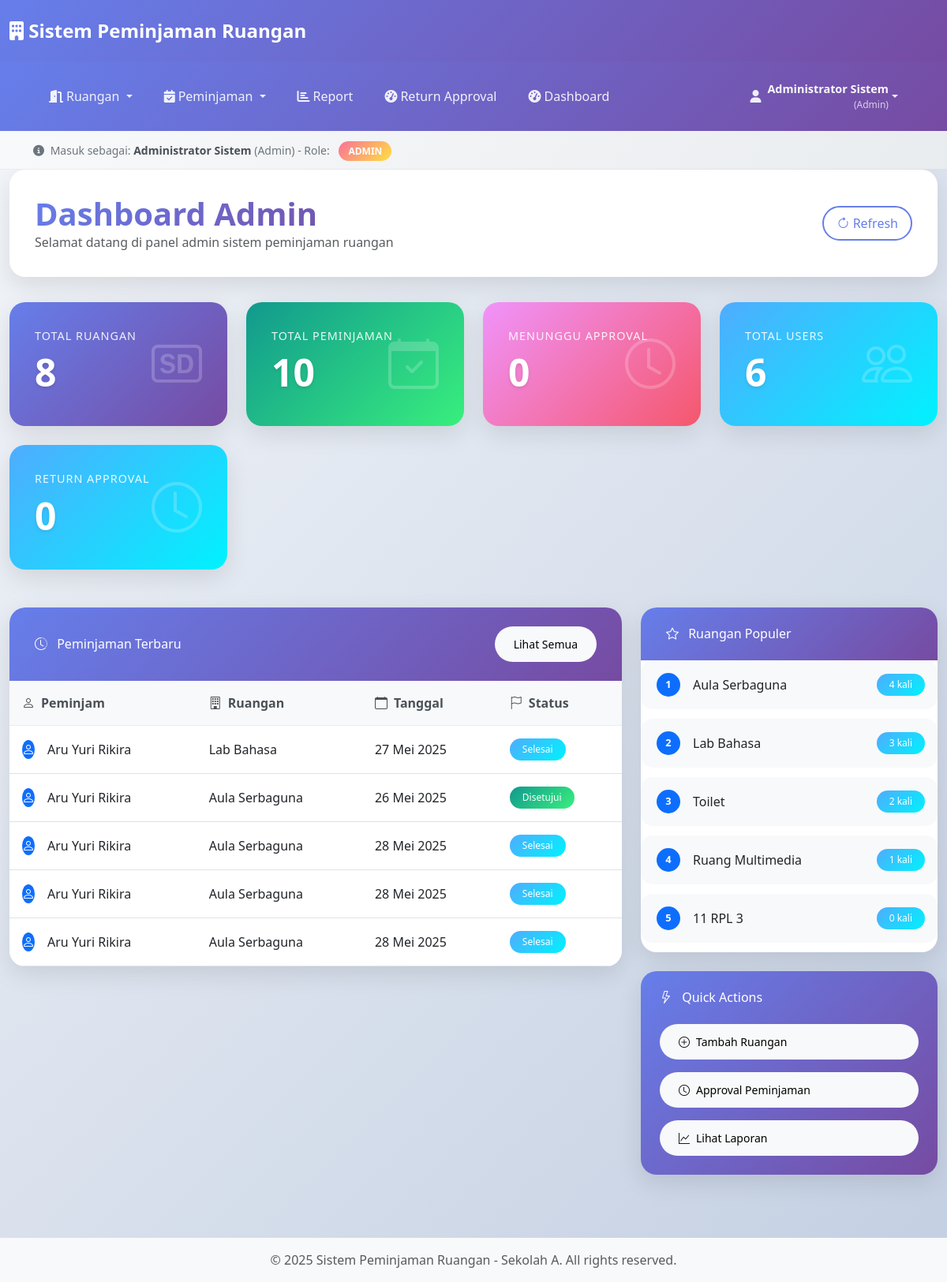
Page /admin/ (signed in) on the committed database.
### tables this page shows
CREATE TABLE IF NOT EXISTS peminjaman_ruangan (
    peminjaman_id INT PRIMARY KEY,
    user_id INT,
    ruangan_id INT,
    tanggal_pinjam DATE,
    waktu_mulai VARCHAR(50),
    durasi_pinjam VARCHAR(50),
    waktu_selesai VARCHAR(50),
    status VARCHAR(50),
    keperluan TEXT,
    keterangan TEXT,
    created_at DATETIME,
    updated_at DATETIME,
    is_enabled BOOLEAN,
    kondisi_ruangan VARCHAR(50),
    catatan_pengembalian TEXT,
    return_requested_at DATETIME,
    return_approved_at DATETIME,
    return_approved_by INT
);

CREATE TABLE IF NOT EXISTS users (
    user_id INT PRIMARY KEY,
    id_card VARCHAR(50),
    username VARCHAR(50),
    password VARCHAR(100),
    role VARCHAR(20),
    jenis_pengguna VARCHAR(50),
    nama_lengkap VARCHAR(100),
    created_at DATETIME
);

CREATE TABLE IF NOT EXISTS ruangan (
    ruangan_id INT PRIMARY KEY,
    nama_ruangan VARCHAR(100),
    lokasi VARCHAR(100),
    kapasitas INT,
    status VARCHAR(50),
    is_enabled BOOLEAN,
    created_at DATETIME
);

### config/database.php (called while the page is built, shortened)
<?php
function formatTanggalIndo($tanggal) {
    $bulan = array(
        1 => 'Januari', 'Februari', 'Maret', 'April', 'Mei', 'Juni',
        'Juli', 'Agustus', 'September', 'Oktober', 'November', 'Desember'
    );
    $date = date_create($tanggal);
    $tgl = date_format($date, 'd');
    $bln = $bulan[(int)date_format($date, 'm')];
    $thn = date_format($date, 'Y');
    return $tgl . ' ' . $bln . ' ' . $thn;
}
?>

### admin/index.php (the view, shortened to what this page needs)
<?php
require_once '../config/database.php';
try {
    $stmt = $pdo->query("SELECT COUNT(*) as total FROM ruangan");
    $total_ruangan = $stmt->fetch()['total'];
    $stmt = $pdo->query("SELECT COUNT(*) as total FROM peminjaman_ruangan");
    $total_peminjaman = $stmt->fetch()['total'];
    $stmt = $pdo->query("SELECT COUNT(*) as total FROM peminjaman_ruangan WHERE status = 'menunggu'");
    $pending_approval = $stmt->fetch()['total'];
    $stmt = $pdo->query("SELECT COUNT(*) as total FROM peminjaman_ruangan WHERE status = 'return_pending'");
    $return_pending = $stmt->fetch()['total'];
    $stmt = $pdo->query("SELECT COUNT(*) as total FROM users WHERE role = 'user'");
    $total_users = $stmt->fetch()['total'];
    $stmt = $pdo->query("
        SELECT pr.*, u.nama_lengkap, r.nama_ruangan
        FROM peminjaman_ruangan pr
        JOIN users u ON pr.user_id = u.user_id
        JOIN ruangan r ON pr.ruangan_id = r.ruangan_id
        ORDER BY pr.created_at DESC
        LIMIT 5
    ");
    $peminjaman_terbaru = $stmt->fetchAll();
    $stmt = $pdo->query("
        SELECT r.nama_ruangan, COUNT(pr.ruangan_id) as total_pinjam
        FROM ruangan r
        LEFT JOIN peminjaman_ruangan pr ON r.ruangan_id = pr.ruangan_id
        GROUP BY r.ruangan_id, r.nama_ruangan
        ORDER BY total_pinjam DESC
        LIMIT 5
    ");
    $ruangan_populer = $stmt->fetchAll();
} catch (PDOException $e) {
    $error = "Error: " . $e->getMessage();
}
include '../includes/header.php';
include '../includes/navbar.php';
?>
<div class="container-fluid">
        <div class="dashboard-header fade-in-up">
            <div class="d-flex justify-content-between align-items-center">
                <div>
                    <h1 class="dashboard-title">Dashboard Admin</h1>
                    <p class="text-muted mb-0">Selamat datang di panel admin sistem peminjaman ruangan</p>
                </div>
                <button type="button" class="refresh-btn" onclick="location.reload()">
                    <i class="bi bi-arrow-clockwise"></i> Refresh
                </button>
            </div>
        </div>
        <div class="row mb-4">
            <div class="col-xl-3 col-md-6">
                <div class="stats-card stats-card-primary fade-in-up animate-delay-1">
                    <div class="stats-card-body">
                        <div class="stats-label">Total Ruangan</div>
                        <div class="stats-number"><?= $total_ruangan ?></div>
                        <i class="bi bi-badge-sd stats-icon"></i>
                    </div>
                </div>
            </div>
            <div class="col-xl-3 col-md-6">
                <div class="stats-card stats-card-success fade-in-up animate-delay-2">
                    <div class="stats-card-body">
                        <div class="stats-label">Total Peminjaman</div>
                        <div class="stats-number"><?= $total_peminjaman ?></div>
                        <i class="bi bi-calendar-check stats-icon"></i>
                    </div>
                </div>
            </div>
            <div class="col-xl-3 col-md-6">
                <div class="stats-card stats-card-warning fade-in-up animate-delay-3">
                    <div class="stats-card-body">
                        <div class="stats-label">Menunggu Approval</div>
                        <div class="stats-number"><?= $pending_approval ?></div>
                        <i class="bi bi-clock stats-icon"></i>
                    </div>
                </div>
            </div>
            <div class="col-xl-3 col-md-6">
                <div class="stats-card stats-card-info fade-in-up animate-delay-4">
                    <div class="stats-card-body">
                        <div class="stats-label">Total Users</div>
                        <div class="stats-number"><?= $total_users ?></div>
                        <i class="bi bi-people stats-icon"></i>
                    </div>
                </div>
            </div>
             <div class="col-xl-3 col-md-6">
                <div class="stats-card stats-card-info fade-in-up animate-delay-4">
                    <div class="stats-card-body">
                        <div class="stats-label">Return Approval</div>
                        <div class="stats-number"><?= $return_pending ?></div>
                        <i class="bi bi-clock stats-icon"></i>
                    </div>
                </div>
            </div>
        </div>
        <div class="row">
            <div class="col-lg-8 mb-4">
                <div class="content-card fade-in-up">
                    <div class="card-header-modern d-flex justify-content-between align-items-center">
                        <h6 class="m-0">
                            <i class="bi bi-clock-history me-2"></i>
                            Peminjaman Terbaru
                        </h6>
                        <a href="<?= $base_url ?>/peminjaman/" class="btn btn-sm btn-light btn-modern">
                            Lihat Semua
                        </a>
                    </div>
                    <div class="card-body p-0">
                        <?php if (empty($peminjaman_terbaru)): ?>
                            <div class="text-center py-5">
                                <i class="bi bi-inbox display-4 text-muted"></i>
                                <p class="text-muted mt-3">Belum ada data peminjaman</p>
                            </div>
                        <?php else: ?>
                            <div class="table-responsive">
                                <table class="table table-modern">
                                    <thead>
                                        <tr>
                                            <th><i class="bi bi-person me-2"></i>Peminjam</th>
                                            <th><i class="bi bi-building me-2"></i>Ruangan</th>
                                            <th><i class="bi bi-calendar me-2"></i>Tanggal</th>
                                            <th><i class="bi bi-flag me-2"></i>Status</th>
                                        </tr>
                                    </thead>
                                    <tbody>
                                        <?php foreach ($peminjaman_terbaru as $pinjam): ?>
                                            <tr>
                                                <td>
                                                    <div class="d-flex align-items-center">
                                                        <div class="avatar-sm bg-primary rounded-circle d-flex align-items-center justify-content-center me-3">
                                                            <i class="bi bi-person text-white"></i>
                                                        </div>
                                                        <?= htmlspecialchars($pinjam['nama_lengkap']) ?>
                                                    </div>
                                                </td>
                                                <td><?= htmlspecialchars($pinjam['nama_ruangan']) ?></td>
                                                <td><?= formatTanggalIndo($pinjam['tanggal_pinjam']) ?></td>
                                                <td>
                                                    <?php
                                                    $status = $pinjam['status'];
                                                    $badge_class = '';
                                                    switch($status) {
                                                        case 'disetujui':
                                                            $badge_class = 'badge-success';
                                                            break;
                                                        default:
                                                            $badge_class = 'badge-info';
                                                    }
                                                    ?>
                                                    <span class="badge badge-modern <?= $badge_class ?>">
                                                        <?= ucfirst($status) ?>
                                                    </span>
                                                </td>
                                            </tr>
                                        <?php endforeach; ?>
                                    </tbody>
                                </table>
                            </div>
                        <?php endif; ?>
                    </div>
                </div>
            </div>
            <div class="col-lg-4">
                <div class="content-card mb-4 fade-in-up">
                    <div class="card-header-modern">
                        <h6 class="m-0">
                            <i class="bi bi-star me-2"></i>
                            Ruangan Populer
                        </h6>
                    </div>
                    <div class="card-body">
                        <?php if (empty($ruangan_populer)): ?>
                            <div class="text-center py-4">
                                <i class="bi bi-bar-chart display-6 text-muted"></i>
                                <p class="text-muted mt-2 mb-0">Belum ada data</p>
                            </div>
                        <?php else: ?>
                            <?php foreach ($ruangan_populer as $index => $ruangan): ?>
                                <div class="popular-room-item">
                                    <div class="d-flex justify-content-between align-items-center">
                                        <div class="d-flex align-items-center">
                                            <div class="rank-badge bg-primary text-white rounded-circle d-flex align-items-center justify-content-center me-3" style="width: 30px; height: 30px; font-size: 0.8rem; font-weight: 600;">
                                                <?= $index + 1 ?>
                                            </div>
                                            <span class="fw-medium"><?= htmlspecialchars($ruangan['nama_ruangan']) ?></span>
                                        </div>
                                        <span class="badge badge-modern badge-info">
                                            <?= $ruangan['total_pinjam'] ?> kali
                                        </span>
                                    </div>
                                </div>
                            <?php endforeach; ?>
                        <?php endif; ?>
                    </div>
                </div>
                <div class="content-card quick-action-card fade-in-up">
                    <div class="card-body p-4">
                        <h6 class="text-white mb-4">
                            <i class="bi bi-lightning me-2"></i>
                            Quick Actions
                        </h6>
                        <div class="d-grid gap-3">
                            <a href="<?= $base_url ?>/ruangan/create.php" class="btn btn-light btn-modern">
                                <i class="bi bi-plus-circle"></i>
                                Tambah Ruangan
                            </a>
                            <a href="<?= $base_url ?>/peminjaman/" class="btn btn-light btn-modern">
                                <i class="bi bi-clock"></i>
                                Approval Peminjaman
                            </a>
                            <a href="<?= $base_url ?>/report/" class="btn btn-light btn-modern">
                                <i class="bi bi-graph-up"></i>
                                Lihat Laporan
                            </a>
                        </div>
                    </div>
                </div>
            </div>
        </div>
</div>
<?php include '../includes/footer.php'; ?>
</body>
</html>

### rows in the picture
peminjaman_ruangan: user.nama_lengkap "Aru Yuri Rikira", ruangan.nama_ruangan "Lab Bahasa", tanggal_pinjam "27 Mei 2025", status "Selesai"
peminjaman_ruangan: user.nama_lengkap "Aru Yuri Rikira", ruangan.nama_ruangan "Aula Serbaguna", tanggal_pinjam "26 Mei 2025", status "Disetujui"
peminjaman_ruangan: user.nama_lengkap "Aru Yuri Rikira", ruangan.nama_ruangan "Aula Serbaguna", tanggal_pinjam "28 Mei 2025", status "Selesai"
peminjaman_ruangan: user.nama_lengkap "Aru Yuri Rikira", ruangan.nama_ruangan "Aula Serbaguna", tanggal_pinjam "28 Mei 2025", status "Selesai"
peminjaman_ruangan: user.nama_lengkap "Aru Yuri Rikira", ruangan.nama_ruangan "Aula Serbaguna", tanggal_pinjam "28 Mei 2025", status "Selesai"

### other values in the picture
$userName "Administrator Sistem"
$jenisUser "Admin"
$userRole "ADMIN"
$total_ruangan "8"
$total_peminjaman "10"
$pending_approval "0"
$total_users "6"
$return_pending "0"
$ruangan['nama_ruangan'] "Aula Serbaguna"
$ruangan['total_pinjam'] "4"
$ruangan['nama_ruangan'] "Lab Bahasa"
$ruangan['total_pinjam'] "3"
$ruangan['nama_ruangan'] "Toilet"
$ruangan['total_pinjam'] "2"
$ruangan['nama_ruangan'] "Ruang Multimedia"
